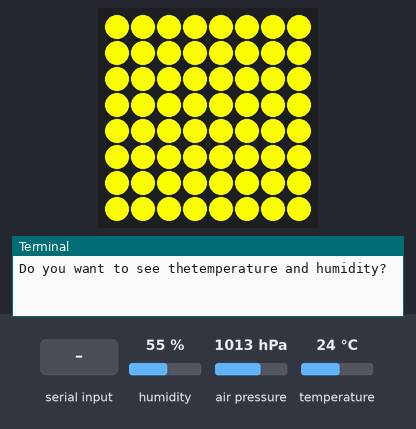
The program below on a simulated Raspberry Pi (BCM pin numbers) with a Sense HAT. Parts: the Sense HAT's 8×8 RGB LED matrix, the last lines printed to the terminal. Inputs (shaded band) come from the test bench; at power-on: humidity 55 %, air pressure 1013 hPa, temperature 24 °C. The 64×8 strip is a reading aid, not a part: it shows the text the matrix is scrolling, unrolled, one strip-width of it at a time. At 35.2 s the program stops and its outputs stay as they are.

Above: at 10.4 s.
10.5 s: "y" typed at the terminal, then Enter
At 10.75 s:
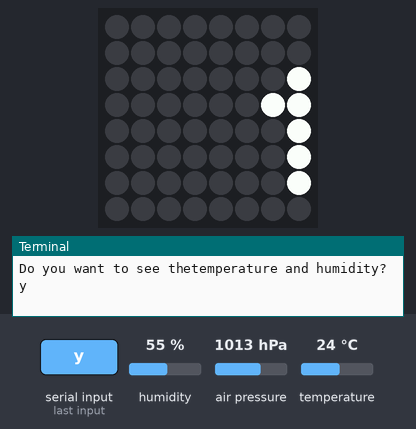
At 36.0 s:
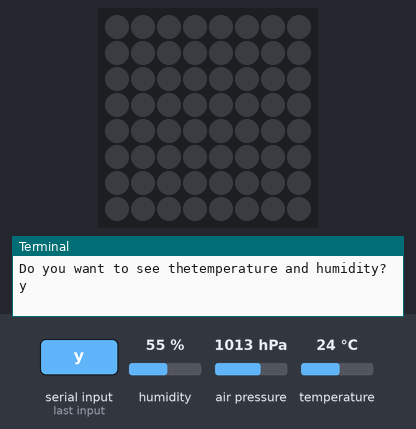

Measured:
- after the input at 10.5 s, the LEDs: first change at once (image 1 shows a later state)

The program:

boolean_operators__1_.py
```python
#boolean_operators.py
from sense_hat import SenseHat
from time import sleep

def main():
    sense = SenseHat()
    t = sense.get_temperature()
    h = sense.get_humidity()
    p = sense.get_pressure()

    t = round(t,2)
    h = round(h,2)
    p = round(p,2)

    if(p < 950) and (t > 30):
        sense.show_message("Hot with a storm warning",0.05)

    if not(p >= 950):
        sense.show_message("Storm warning",text_colour=[0,0,255],
                           scroll_speed=0.05)

    if(t > 20):
        if (h >= 40):
            sense.show_message("It is hot and humid",0.08,[255,0,0],
                           [255,255,0])
            answer = input("Do you want to see the"+\
                       "temperature and humidity? ").lower()
        if answer == "y":
            sense.show_message("temperature = {0:2f}C humidity = {1:.2f}%".
                               format(t,h))
        else:
            sense.show_message("Maybe you want to see the pressure {0:.0f}".
                        format(p))
    else:
        sense.show_message("It is hot and dry",0.08,[0,0,255],
            [0,255,0])

    sense.clear()
main()
```
